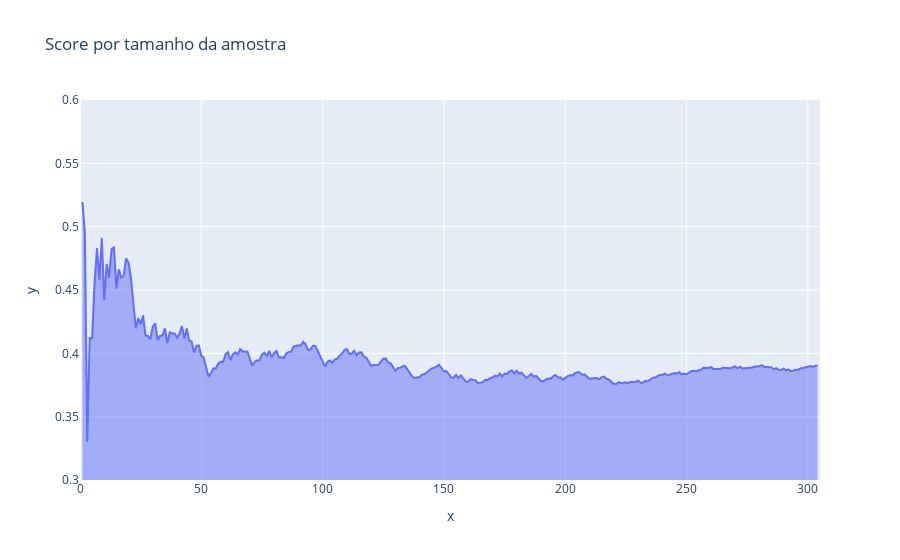

Notebook code cell kept with this figure:
### Markdown cell above
# 3.1: visualização da convergência para um modelo em específico (Wikipédia)

### Code cell
# célula que mostra a convergência da pontuação para uma amostra no modelo da Wikipédia

# Amostra de texto não usado no treinamento
text_sample = """
Em geometria analítica, um vetor é uma classe de equipolência de segmentos de reta orientados, que possuem todos a mesma intensidade (também designada por norma ou módulo), mesma direção e mesmo sentido.[1] Em alguns dos casos, a expressão vetor espacial também é utilizada.[carece de fontes]
Neste contexto, um vetor {\displaystyle \mathbf {a} }\mathbf{a} pode ser representado por qualquer segmento de reta orientado, que seja membro da classe deste vetor (isto é, por qualquer segmento de reta orientado que possua o mesmo módulo, mesma direção e mesmo sentido de qualquer outro segmento da referida classe). Se o segmento {\displaystyle {\overline {AB}}}\overline{AB} (segmento de reta orientado do ponto A para o ponto B) for um representante do vetor {\displaystyle \mathbf {a} ,}\mathbf{a}, então podemos dizer que o vetor {\displaystyle \mathbf {a} }\mathbf{a} é igual ao vetor {\displaystyle {\overrightarrow {AB}}.}\overrightarrow{AB}.
Podemos ainda representar um vetor como um número complexo na forma {\displaystyle z=a+bi}z=a+bi, onde {\displaystyle a}a representa a abcissa e {\displaystyle b}b representa a ordenada desse vetor.[2]
Um vetor é definido como sendo uma classe de equipolência de segmentos de reta orientados de {\displaystyle \mathbb {V} ^{n}}\mathbb{V}^n[3], em que {\displaystyle \mathbb {V} ^{n}}\mathbb{V}^n representa um espaço vetorial de n dimensões. Assim sendo, em um espaço vetorial de 3 dimensões ({\displaystyle \mathbb {V} ^{3}}\mathbb{V}^3), cada vetor será dotado de três coordenadas, comumente denominadas x, y e z.
Os vetores desempenham um papel importante na física: velocidade e aceleração de um objeto e as forças que agem sobre ele são descritas por vetores. Os componentes de um vetor dependem do sistema de coordenadas usado para descrevê-lo. Outros objetos usados para descrever quantidades físicas são os pseudovetores e tensores.
Os vetores têm aplicação em várias áreas do conhecimento, tanto técnico quanto científico, como física, engenharia e economia, por exemplo, sendo os elementos a partir dos quais se constrói o Cálculo Vetorial.
"""
text = text_sample.split()

scores = []
for end in range(1, len(text)):
    sample = text[0:end]
    mean_score = 0
    for word in sample:
        mean_score += m_wikipedia.logscore(word)
    mean_score /= len(sample)
    scores.append(1 - mean_score/-19.99931)

fig = px.area(x=range(1, len(text)), y=scores, title="Score por tamanho da amostra")
fig.update_layout(
    xaxis_range = [0, len(text)],
    yaxis_range = [0.3, 0.6]
)

### Figure 1 — Plotly figure (JSON) as saved in the notebook; plotly's stock layout.template omitted (floating-point values rounded to 4 significant figures; data arrays with more than 128 entries replaced by an {"elided": "..."} marker saying what was removed)
{"data": [{"hovertemplate": "x=%{x}<br>y=%{y}<extra></extra>", "legendgroup": "", "line": {"color": "#636efa"}, "marker": {"symbol": "circle"}, "mode": "lines", "name": "", "orientation": "v", "showlegend": false, "stackgroup": "1", "type": "scatter", "x": {"elided": "304 int values"}, "xaxis": "x", "y": {"elided": "304 float values"}, "yaxis": "y"}], "layout": {"legend": {"tracegroupgap": 0}, "title": {"text": "Score por tamanho da amostra"}, "xaxis": {"anchor": "y", "domain": [0, 1], "range": [0, 305], "title": {"text": "x"}}, "yaxis": {"anchor": "x", "domain": [0, 1], "range": [0.3, 0.6], "title": {"text": "y"}}}}
